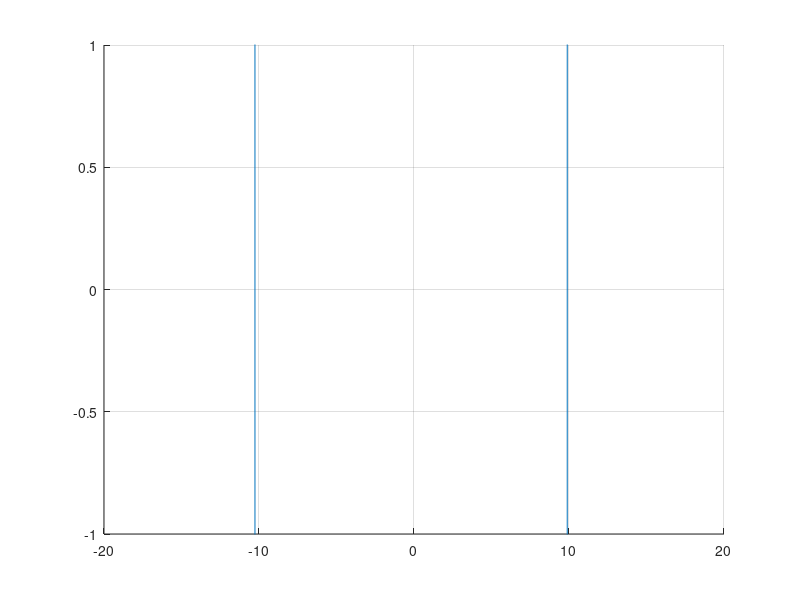

Source code (MATLAB): (Note: this script raises an error after producing the figure.)
function rom2_10

f = @(x)(x .^ 4 - 3 .* x .^ 2 + 75 .* x - 10000);
fDeriv = @(x)(4 .* x .^ 3 - 6 .* x + 75);

X = -20:0.01:20;

grid on;
hold on;
plot(X, f(X));
ylim([-1, 1]);

x0_1 = -10;
gyok1 = NewtonRaphson(f, fDeriv, x0_1, 10 ^ (-5), 1000)

x0_2 = 10;
gyok2 = NewtonRaphson(f, fDeriv, x0_2, 10 ^ (-5), 1000)

end

